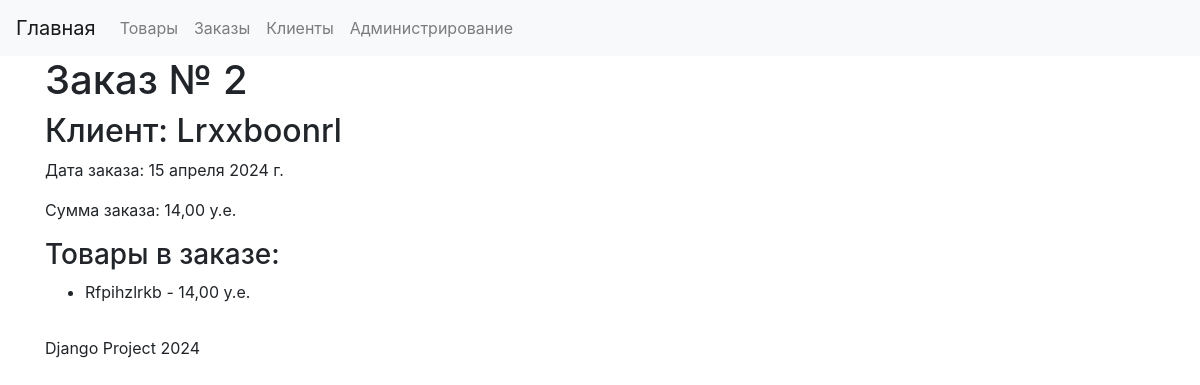
The page /orders/2/ on the database as committed earlier.
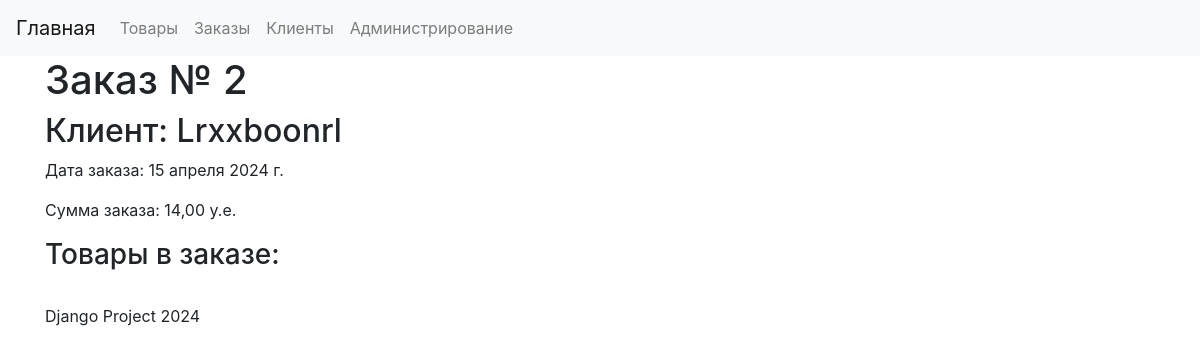
The same page on the database as committed later.
### product/models.py (models this page shows, shortened)
class Product(models.Model):
    name = models.CharField(max_length=255, verbose_name='Название')
    description = models.TextField(verbose_name='Описание')
    price = models.DecimalField(max_digits=10, decimal_places=2, verbose_name='Цена')
    quantity = models.IntegerField(verbose_name='Количество')
    added_date = models.DateField(auto_now_add=True, verbose_name='Дата добавления')
    image = models.ImageField(upload_to='media/images', default='default_image.png', blank=True, verbose_name='Изображение')
    class Meta:
        verbose_name = 'Товар'
        verbose_name_plural = 'Товары'

### order/views.py (the view)
# urls.py: path('<int:order_id>/', fetch_order, name='order_detail'),
def fetch_order(request, order_id):
    order = get_object_or_404(Order, pk=order_id)
    return render(request, 'orders/order_detail.html', {'order': order})

### user/models.py (called while the page is built)
    def __str__(self):
        return self.name

### order/templates/orders/order_detail.html (shortened to what this page needs)
{% extends 'base.html' %}
{% block content %}
    <h1>Заказ № {{ order.id }}</h1>
    <h2>Клиент: {{ order.user }}</h2>
      <p>Дата заказа: {{ order.order_date }}</p>
      <p>Сумма заказа: {{ order.total_amount }} у.е.</p>
    <h3>Товары в заказе:</h3>
    <ul>
      {% for product in order.products.all %}
        <li>{{ product.name }} - {{ product.price }} у.е.</li>
      {% endfor %}
    </ul>
{% endblock %}

Rows that differ between the two databases and show on the page:
removed Product: name "Rfpihzlrkb", price "14,00"
